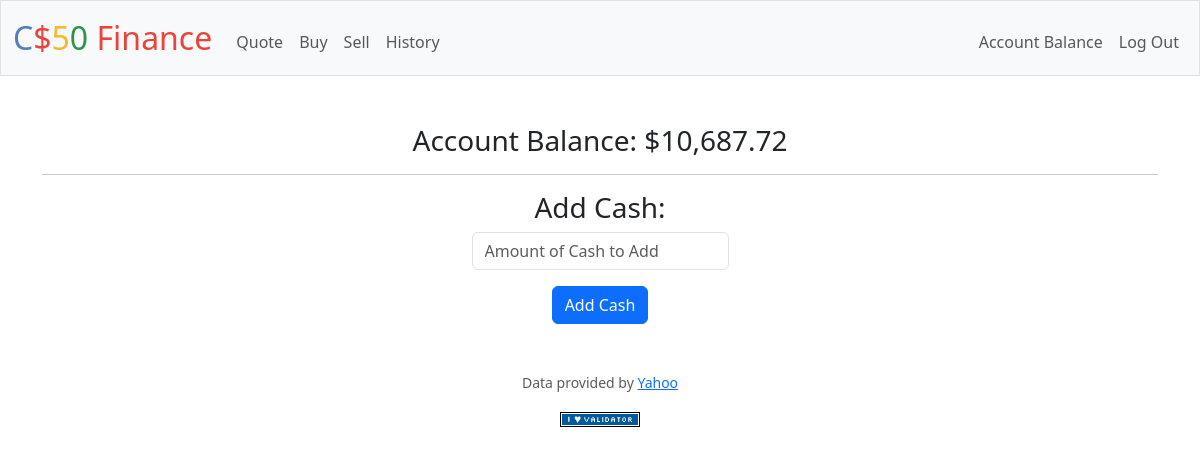
Page /cash (signed in) on the earlier database version.
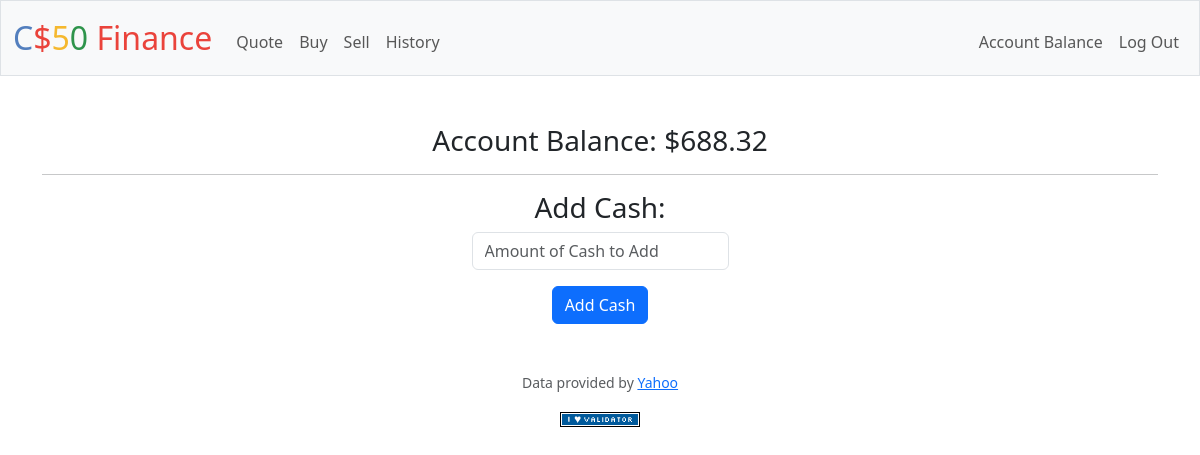
Same page on the later database version.
### tables this page shows
CREATE TABLE users (id INTEGER PRIMARY KEY AUTOINCREMENT NOT NULL, username TEXT NOT NULL, hash TEXT NOT NULL, cash NUMERIC NOT NULL DEFAULT 10000.00);

### app.py (the view)
@app.route("/cash", methods=["GET", "POST"])
@login_required
def cash():
    get_balance = db.execute("SELECT cash FROM users WHERE id = ?", session["user_id"])
    balance = get_balance[0]["cash"]
    if request.method == "POST":
        addcash = float(balance) + float(request.form.get("cash"))
        db.execute("UPDATE users SET cash = ? WHERE id = ?", addcash, session["user_id"])
    else:
        return render_template("cash.html", balance=balance)
    return redirect("/")

### app.py (called while the page is built)
@app.after_request
def after_request(response):
    response.headers["Cache-Control"] = "no-cache, no-store, must-revalidate"
    response.headers["Expires"] = 0
    response.headers["Pragma"] = "no-cache"
    return response

### helpers.py (called while the page is built)
def login_required(f):
    @wraps(f)
    def decorated_function(*args, **kwargs):
        if session.get("user_id") is None:
            return redirect("/login")
        return f(*args, **kwargs)
    return decorated_function

def usd(value):
    return f"${value:,.2f}"

### templates/cash.html (shortened to what this page needs)
{% extends "layout.html" %}
{% block main %}
    <h3>Account Balance: {{ balance | usd}}</h3>
    <hr>
    <h3>Add Cash:</h3>
    <form action="/cash" method="post">
        <div class="mb-3">
            <input autocomplete="off" autofocus class="form-control mx-auto w-auto" name="cash" placeholder="Amount of Cash to Add" type="text">
        </div>
        <button class="btn btn-primary" type="submit">Add Cash</button>
    </form>
{% endblock %}

Differences in the rows shown:
changed users: cash "$10,687.72" → "$688.32"
